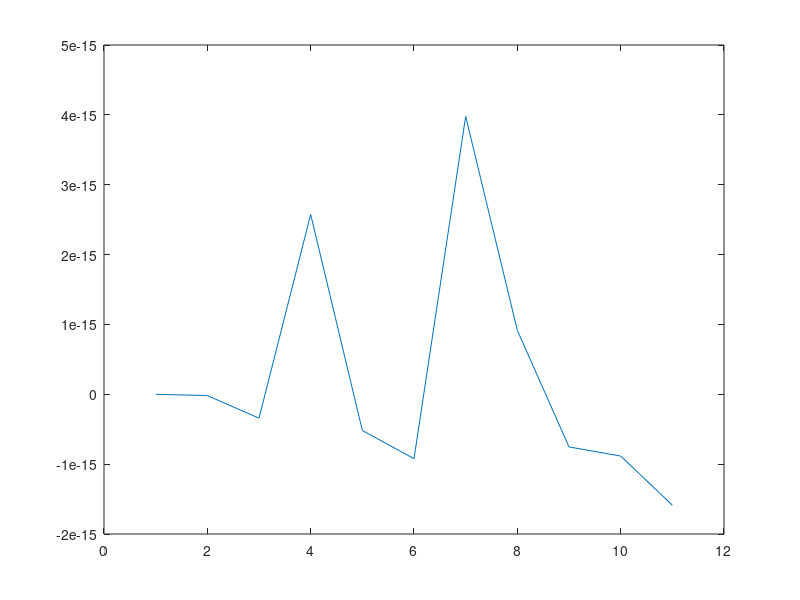
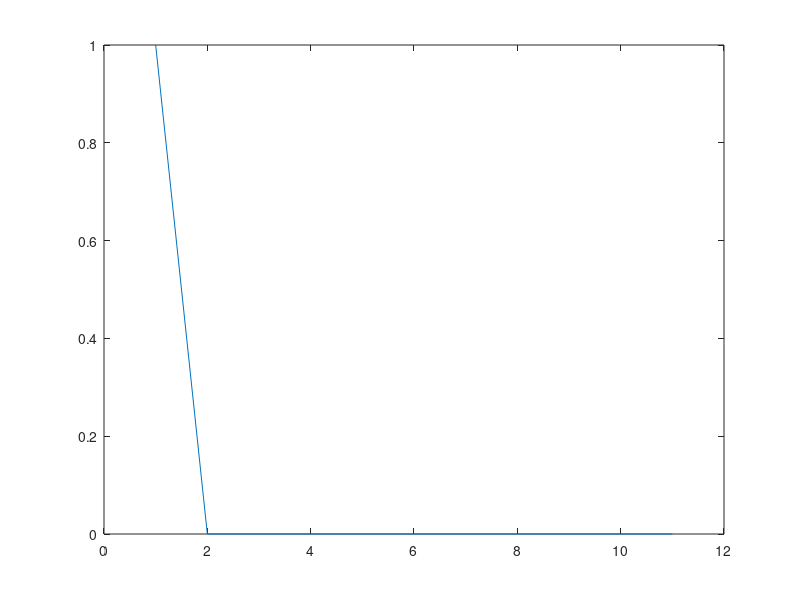
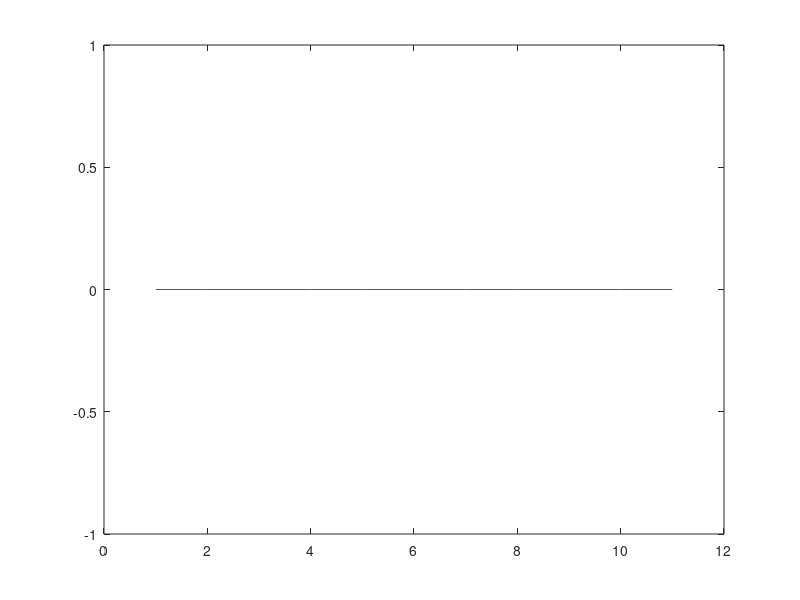
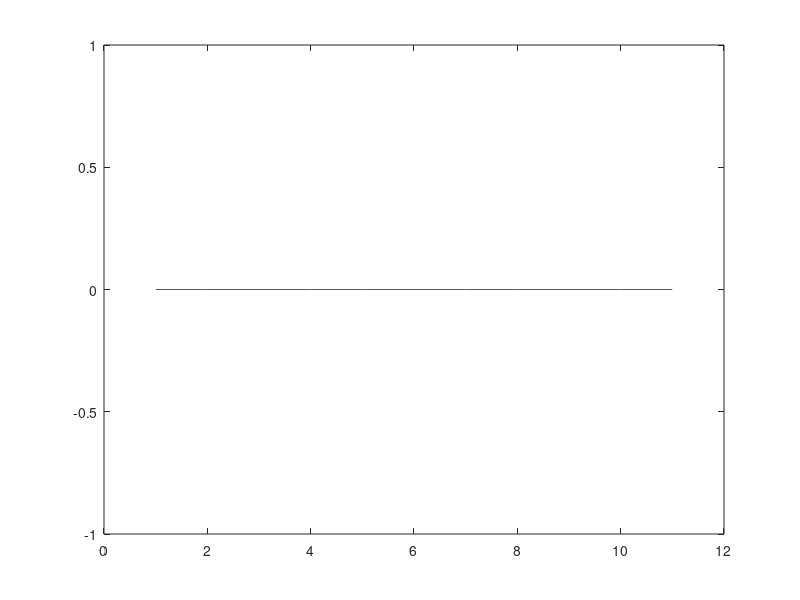

MATLAB code to generate these figures, in order:
% Guia de trabajos practicos Nº 4
% Ejercicio 1
clear all;
close all;

t = 0:0.1:1;

% Impulso
x = rand( size(t) );
x(1) = 1;

% Item 1
A = 1;
f = 10; % en Hz
T = 1;
g = A * sin( 2*pi*f*t*T );

y1 = A*sin( 2*pi*f*t*T).*x;

figure( 1 );
plot( y1 );

% Item 2
y2 = zeros( size( x ) );
for i=1:size(x) 
    for j=i:size(x)
        y2(i) = y2(i) + x(j);
    end
end

figure(2);
plot( y2 );

% Item 3
y3 = zeros( size( x ) );
n = 3;
for i=1+n:size(x)-n
    for j=1:size(x)-2*n
        y3(i) = y3(i) + x(j);
    end
end
figure(3);
plot( y3 );

% Item 4
y4 = zeros( size( x ) );
n = 3;
for i=n:size(x)
    y4(i-n) = x(i);
end

figure(4);
plot( y4 );

% Item 5
y5 = exp( x );

% Item 6
y6 = x + 2;

% Item 7
y7 = n+x;

